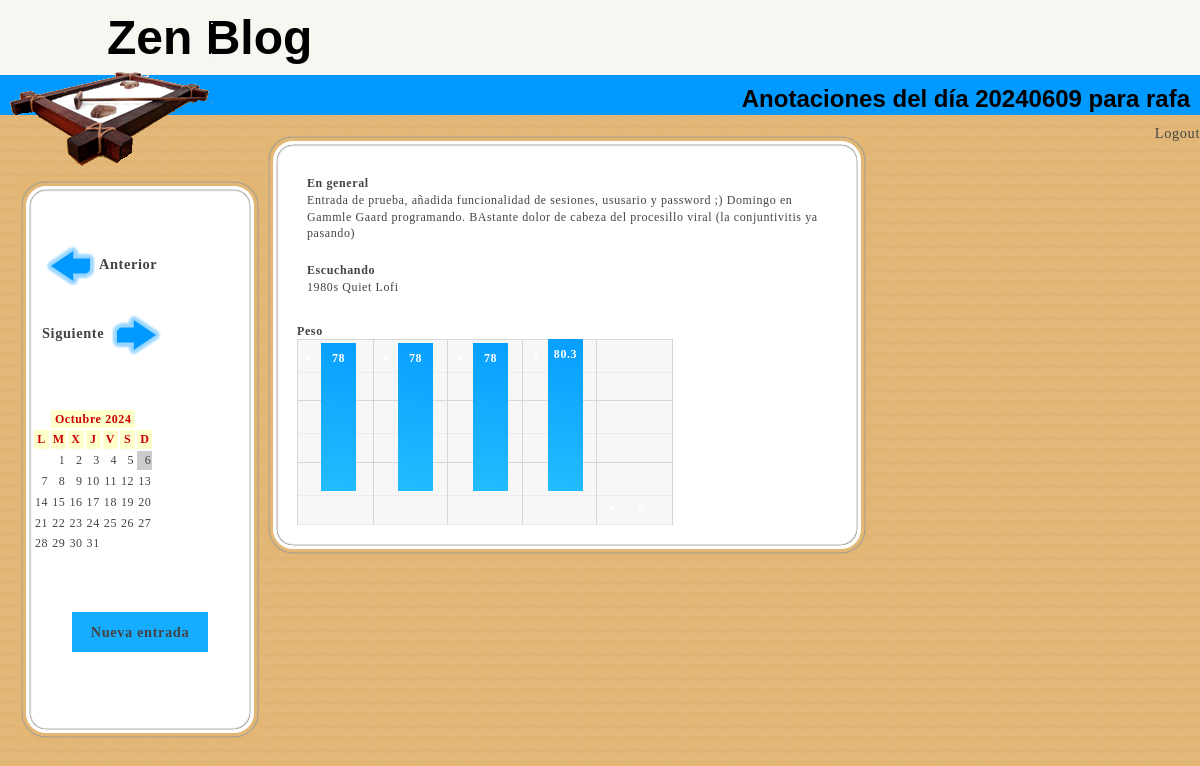
The page /index.php?date=20240609 (signed in) on the database its author committed.
### tables this page shows
CREATE TABLE `gym` (
  `ID` smallint(6) NOT NULL,
  `fecha` int(8) NOT NULL DEFAULT 0,
  `comentario` text NOT NULL,
  `escuchando` text NOT NULL,
  `cardio` text NOT NULL,
  `abdominales` text NOT NULL,
  `espalda` text NOT NULL,
  `pecho` text NOT NULL,
  `biceps` text NOT NULL,
  `triceps` text NOT NULL,
  `hombros` text NOT NULL,
  `piernas` text NOT NULL,
  `peso` float NOT NULL DEFAULT 0,
  `grasa` float NOT NULL
);

### index.php (the view, shortened to what this page needs)
<?php
  $hostname = "sql112.epizy.com";
  $user = "epiz_28718908";
  $password = "weqmXe12345";
  $conn = mysqli_connect($hostname, $user, $password,"epiz_28718908_diario");
  $conn -> set_charset("utf8");
  if (isset($_SESSION['usuario'])) {
    $user_name = $_SESSION['usuario'];
  } else {
    header('Location: /gym/login.php');
  }
class Calendar
{
    function setDayNames($names)
    {
        $this->dayNames = $names;
    }
    function setMonthNames($names)
    {
        $this->monthNames = $names;
    }
    function setStartDay($day)
    {
        $this->startDay = $day;
    }
    function getCalendarLink($month, $year)
    {
        return "";
    }
    function getDateLink($day, $month, $year)
    {
        return "";
    }
    function getCurrentMonthView()
    {
        $d = getdate(time());
        return $this->getMonthView($d["mon"], $d["year"]);
    }
    function getMonthView($month, $year)
    {
        return $this->getMonthHTML($month, $year);
    }
    function getDaysInMonth($month, $year)
    {
        $d = $this->daysInMonth[$month - 1];
        return $d;
    }
    function getMonthHTML($m, $y, $showYear = 1)
    {
        $s = "";
        $a = $this->adjustDate($m, $y);
        $month = $a[0];
        $year = $a[1];
    	$daysInMonth = $this->getDaysInMonth($month, $year);
    	$date = getdate(mktime(12, 0, 0, $month, 1, $year));
    	$first = $date["wday"];
    	$monthName = $this->monthNames[$month - 1];
    	$prev = $this->adjustDate($month - 1, $year);
    	$next = $this->adjustDate($month + 1, $year);
    	if ($showYear == 1)
    	{
    	    $prevMonth = $this->getCalendarLink($prev[0], $prev[1]);
    	    $nextMonth = $this->getCalendarLink($next[0], $next[1]);
    	}
    	else
    	{
    	    $prevMonth = "";
    	    $nextMonth = "";
    	}
    	$header = $monthName . (($showYear > 0) ? " " . $year : "");
    	$s .= "<table class=\"calendar\">\n";
    	$s .= "<tr>\n";
    	$s .= "<td align=\"center\" valign=\"top\">" . (($prevMonth == "") ? "&nbsp;" : "<a href=\"$prevMonth\">&lt;&lt;</a>")  . "</td>\n";
    	$s .= "<td align=\"center\" valign=\"top\" class=\"calendarHeader\" colspan=\"5\">$header</td>\n";
    	$s .= "<td align=\"center\" valign=\"top\">" . (($nextMonth == "") ? "&nbsp;" : "<a href=\"$nextMonth\">&gt;&gt;</a>")  . "</td>\n";
    	$s .= "</tr>\n";
    	$s .= "<tr>\n";
    	$s .= "<td align=\"center\" valign=\"top\" class=\"calendarHeader\">" . $this->dayNames[($this->startDay)%7] . "</td>\n";
    	$s .= "<td align=\"center\" valign=\"top\" class=\"calendarHeader\">" . $this->dayNames[($this->startDay+1)%7] . "</td>\n";
    	$s .= "<td align=\"center\" valign=\"top\" class=\"calendarHeader\">" . $this->dayNames[($this->startDay+2)%7] . "</td>\n";
    	$s .= "<td align=\"center\" valign=\"top\" class=\"calendarHeader\">" . $this->dayNames[($this->startDay+3)%7] . "</td>\n";
    	$s .= "<td align=\"center\" valign=\"top\" class=\"calendarHeader\">" . $this->dayNames[($this->startDay+4)%7] . "</td>\n";
    	$s .= "<td align=\"center\" valign=\"top\" class=\"calendarHeader\">" . $this->dayNames[($this->startDay+5)%7] . "</td>\n";
    	$s .= "<td align=\"center\" valign=\"top\" class=\"calendarHeader\">" . $this->dayNames[($this->startDay+6)%7] . "</td>\n";
    	$s .= "</tr>\n";
    	$d = $this->startDay + 1 - $first;
        $today = getdate(time());
    	while ($d <= $daysInMonth)
    	{
    	    $s .= "<tr>\n";
    	    for ($i = 0; $i < 7; $i++)
    	    {
        	    $class = ($year == $today["year"] && $month == $today["mon"] && $d == $today["mday"]) ? "calendarToday" : "calendar";
    	        $s .= "<td class=\"$class\" align=\"right\" valign=\"top\">";
    	        if ($d > 0 && $d <= $daysInMonth)
    	        {
    	            $link = $this->getDateLink($d, $month, $year);
    	            $s .= (($link == "") ? $d : "<a href=\"$link\">$d</a>");
    	        }
    	        else
    	        {
    	            $s .= "&nbsp;";
    	        }
      	        $s .= "</td>\n";
        	    $d++;
    	    }
    	    $s .= "</tr>\n";
    	}
    	$s .= "</table>\n";
    	return $s;
    }
    function adjustDate($month, $year)
    {
        $a = array();
        $a[0] = $month;
        $a[1] = $year;
        return $a;
    }
    var $startDay = 0;
    var $dayNames = array("S", "M", "T", "W", "T", "F", "S");
    var $monthNames = array("January", "February", "March", "April", "May", "June",
                            "July", "August", "September", "October", "November", "December");
    var $daysInMonth = array(31, 28, 31, 30, 31, 30, 31, 31, 30, 31, 30, 31);
}
$PHP_SELF = $_SERVER['PHP_SELF'];
$query = "SELECT MAX(ID) FROM gym";
$result = $conn->query($query);
$lastID_row = mysqli_fetch_array($result);
$last_ID = $lastID_row[0];
if (!empty($_GET['date'])) {
  $entry_date = $_GET['date'];
  $query1 = "SELECT * FROM gym WHERE fecha = $entry_date";
} else {
  $query1 = "SELECT * FROM gym WHERE ID = $last_ID";
}
$result1 = $conn->query($query1);
$row_test_num = mysqli_num_rows($result1);
if ($row_test_num > 0) {
  $entry_row = mysqli_fetch_array($result1);
  $entry_ID = $entry_row[0];
  $entry_date = $entry_row[1];
  $entry = stripslashes($entry_row[2]);
  $escuchando = stripslashes($entry_row[3]);
} else {
  header("Location: /");
}
for ($i = 0; $i < 5; $i++)
{
$prev_ID = $entry_ID - $i;
$query3 = "SELECT * FROM gym WHERE ID = $prev_ID";
$result3 = $conn->query($query3);
$entry3_row = mysqli_fetch_array($result3);
$pesoant[$i] = ($entry3_row[12]);
}
if ($entry_ID > 1) {
  $prev_ID = $entry_ID - 1;
  $query2 = "SELECT fecha FROM gym WHERE ID = $prev_ID";
  $result2 = $conn->query($query2);
  $prevdate_row = mysqli_fetch_array($result2);
  $prev_date = $prevdate_row[0];
} else {
  $prev_date = "";
}
if ($entry_ID != $last_ID) {
  $next_ID = $entry_ID + 1;
  $query3 = "SELECT fecha FROM gym WHERE ID = $next_ID";
  $result3 = $conn->query($query3);
  $nextdate_row = mysqli_fetch_array($result3);
  $next_date = $nextdate_row[0];
} else {
  $next_date = "";
}
if ($next_date != "" && $prev_date != "") {
  $flipbar = "\n<P><b>
<A HREF=\"$PHP_SELF?date=$prev_date\"><img style=\"vertical-align:middle\" src=\"flecha_izq.png\" border=0></img>Anterior</A><br><br>
<A HREF=\"$PHP_SELF?date=$next_date\">Siguiente <img style=\"vertical-align:middle\" src=\"flecha_der.png\" border=0></img></A>
</b></P>
\n";
}
elseif ($next_date != "" && $prev_date == "") {
  $flipbar = "\n<P><b>
<A HREF=\"$PHP_SELF?date=$next_date\">Siguiente<img style=\"vertical-align:middle\" src=\"flecha_der.png\" border=0></img></A>
</b></P>\n";
}
elseif($next_date == "" && $prev_date != "") {
  $flipbar = "\n<P><b>
<A HREF=\"$PHP_SELF?date=$prev_date\"> <img style=\"vertical-align:middle\" src=\"flecha_izq.png\" border=0></img> Anterior </A>
</b></P>\n";
}
$header_msg = "Anotaciones del día $entry_date para $user_name";?>
<!DOCTYPE html PUBLIC "-//W3C//DTD XHTML 1.0 Transitional//EN" "http://www.w3.org/TR/xhtml1/DTD/xhtml1-transitional.dtd">
<html>
<head>
<link href="style2.css" rel="stylesheet" type="text/css" title="Zen Blog" />
</head>
<body>
<div id="logo">
	<img src="logo1.png" /></div>
<div id="header">
	<b><h1 class="header">Zen Blog</h1></b>
</div>
<div id="subheader">
	<h1><?php echo $header_msg; ?></h1><a href="logout.php">  Logout</a>
</div>
<div id="lateral">
	<div id="superior" class="superior">
		<img src="esq-sup-izq.jpg" alt="Esquina superior izquierda" class="esquina_sup_izq" />
		<img src="esq-sup-der.jpg" alt="Esquina superior derecha" class="esquina_sup_der" />
	</div>
	<div id="contenido" class="contenido">
		<div id="control" class="control">
			<p><?php
			echo $flipbar;
			?> </p><br />
			<?php
			$cal = new Calendar;
			$spanishMonths = array("Enero", "Febrero", "Marzo", "Abril", "Mayo", "Junio", "Julio", "Agosto", "Septiembre", "Octubre", "Noviembre", "Diciembre");
			$spanishDays = array ("D", "L", "M", "X", "J", "V", "S");
			$cal->setMonthNames($spanishMonths); $cal->setDayNames($spanishDays);
			$cal->setStartDay(1);
			echo $cal->getCurrentMonthView(); ?><br>
		    <a href="db_logentry.php"><h4 style="text-align:center;background-color:#14adff;margin: 40px;padding:10px;">Nueva entrada</h4></a>   <br>
        </div>
    </div>
	<div id="inferior" class="inferior">
		<img src="esq-inf-izq.jpg" alt="Esquina inferior izquierda" class="esquina_inf_izq" />
		<img src="esq-inf-der.jpg" alt="Esquina inferior iderecha" class="esquina_inf_der" />
	</div>
</div>
<div id="principal">
	<div id="superior" class="superior">
		<img src="esq-sup-izq.jpg" alt="Esquina superior izquierda" class="esquina_sup_izq" />
		<img src="esq-sup-der.jpg" alt="Esquina superior derecha" class="esquina_sup_der" />
	</div>
	<div id="contenido" class="contenido">
		<div id="control" class="control">
			<p><b>En general</b><br />
			<?php
			echo $entry;
			?></p>
			<p><b>Escuchando</b><br />
			<?php
			echo $escuchando;
			?></p><br />
			<b>Peso</b><br />
			<div id="vertgraph">
    <ul>
    <li class="low" style="height:  <?php echo 190*$pesoant[1]/100;?>px;"><?php echo $pesoant[1];?></li>
	<li class="medium" style="height: <?php echo 190*$pesoant[2]/100;?>px;"><?php echo $pesoant[2];?></li>
	<li class="high" style="height: <?php echo 190*$pesoant[3]/100;?>px;"><?php echo $pesoant[3];?></li>
	<li class="critical" style="height: <?php echo 190*$pesoant[4]/100;?>px;"><?php echo $pesoant[4];?></li>
    </ul>
</div>
		</div>
	</div>
	<div id="inferior" class="inferior">
		<img src="esq-inf-izq.jpg" alt="Esquina inferior izquierda" class="esquina_inf_izq" />
		<img src="esq-inf-der.jpg" alt="Esquina inferior iderecha" class="esquina_inf_der" />
	</div>
</div>
</body>
</html>

### style2.css (style rules this page uses)
body { font-size: 12px; font-family: Verdana, Arial, Helvetica, SunSans-Regular, Sans-Serif; color:#000000; background-image:url(textura.jpg); margin : 0px; }
#header { background-color: #f7f6f1; padding-left: 0px; height: auto; width: 100% ; z-index:1; }
#subheader { text-align: right; background-color: #0099ff; height: 40px; width: 100% ; z-index:2; }
#logo { position:absolute; left:0px; top:0px; z-index:0; width: 203px; height: 150px; margin-top: 23px; margin-left: 10px; padding:0px; background-color: transparent; }
#lateral { text-align: left; width: 20%; float:left; margin-top: 65px; margin-left: 20px; padding:0px; background-color:#ffffff; }
#principal { width: 50%; float: left; margin-left: 7px; margin-top: 20px; padding:0; text-align: left; background-color: #ffffff; }
div.superior { height:30px; background-image: url("sup-linea.jpg"); background-repeat: repeat-x; border:0; padding:0; margin:0; }
img.esquina_sup_izq { float:left; }
img.esquina_sup_der { float:right; }
div.contenido { background-image: url("izq-linea.jpg"); background-repeat:repeat-y; }
div.control { padding:0 5% 0 5%; background-image: url("der-linea.jpg"); background-position:right; background-repeat:repeat-y; font-family: Verdana; font-size: 1em; line-height: 1.4em; letter-spacing: 0.6px; text-align: left; word-spacing: normal; text-decoration: none; color: #444; }
div.inferior { height:30px; background-image: url("inf-linea.jpg"); background-repeat:repeat-x; border:0; padding:0; margin:0; }
img.esquina_inf_izq { float:left; }
img.esquina_inf_der { float:right; }
p, h1, pre { margin: 0px; padding: 10px; }
h1.header { font-size:48px; margin-left:97px; }
a { color: #000000; font-family: Verdana; font-size: 1.2em; line-height: 1.4em; letter-spacing: 0.6px; text-align: left; word-spacing: normal; text-decoration: none; color: #444; background-color:transparent; text-decoration:none; }
.calendarHeader { font-weight: bolder; color: #CC0000; background-color: #FFFFCC; }
.calendarToday { background-color: #cccccc; }
.calendar { background-color:#ffffff; }
#vertgraph { width: 376px; height: 186px; position: relative; background: url("bar_bkg.png") no-repeat;; }
#vertgraph ul { width: 376px; height: 186px; margin: 0; padding: 0; }
#vertgraph ul li { position: absolute; width: 35px; height: 160px; bottom: 34px; padding: 0 ; margin: 0 ; background: url("bar_bkg2.png") no-repeat ; text-align: center; font-weight: bold; color: white; line-height: 2.5em; }
#vertgraph li.critical { left: 24px; background-position: 0px bottom ; }
#vertgraph li.high { left: 101px; background-position: 0px bottom ; }
#vertgraph li.medium { left: 176px; background-position: 0px bottom ; }
#vertgraph li.low { left: 251px; background-position: 0px bottom ; }

### rows shown on the page
gym: fecha "Anotaciones del día 20240609 para rafa", comentario "Entrada de prueba, añadida funcionalidad de sesiones, ususario y password ;) Domingo en Gammle Gaard programando. BAstante dolor de cabeza del procesillo viral (la conjuntivitis ya pasando)", escuchando "1980s Quiet Lofi"

### other values the page prints
$header "Octubre 2024"
$this->dayNames[($this->startDay)%7] "L"
$this->dayNames[($this->startDay+1)%7] "M"
$this->dayNames[($this->startDay+2)%7] "X"
$this->dayNames[($this->startDay+3)%7] "J"
$this->dayNames[($this->startDay+4)%7] "V"
$this->dayNames[($this->startDay+5)%7] "S"
$this->dayNames[($this->startDay+6)%7] "D"
$pesoant[1] "80.3"
$pesoant[2] "78"
$pesoant[3] "78"
$pesoant[4] "78"
